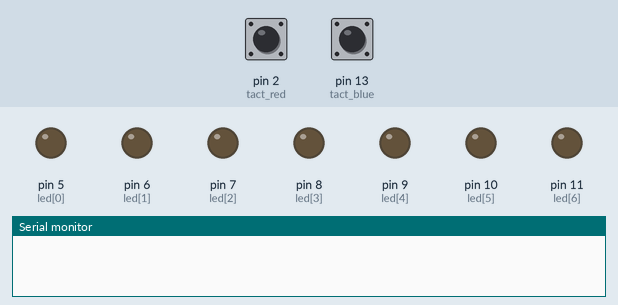
Simulated run of this sketch. Board: Arduino Uno, built with avr-gcc and run on an emulated ATmega328P. Parts: output pins drawn as LEDs (lit = HIGH), the last lines printed to the serial monitor. Dashed ring = blinking. The test bench sets the inputs (shaded band); at power-on: pin 2 (tact_red) HIGH, pin 13 (tact_blue) HIGH.

Above: at 1.3 s.
1.4 s: pin 2 (tact_red) pulled LOW for 1 s
At 3.2 s:
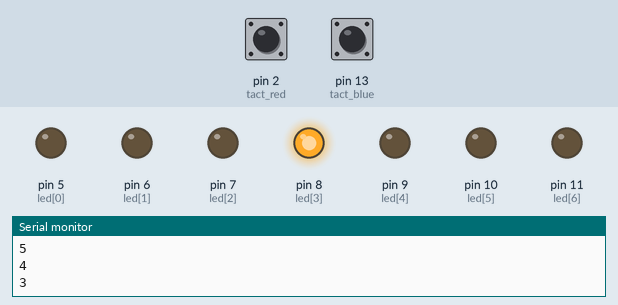
3.9 s: pin 13 (tact_blue) pulled LOW for 1 s
At 5.9 s:
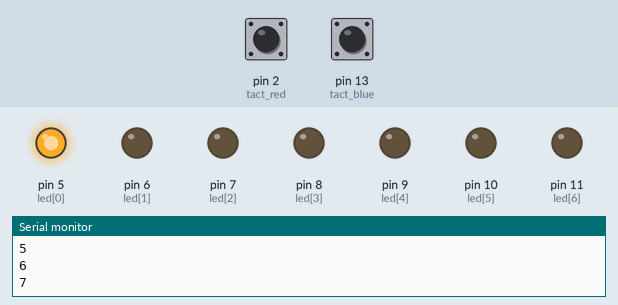
6.5 s: pin 13 (tact_blue) pulled LOW for 0.3 s
At 7.9 s:
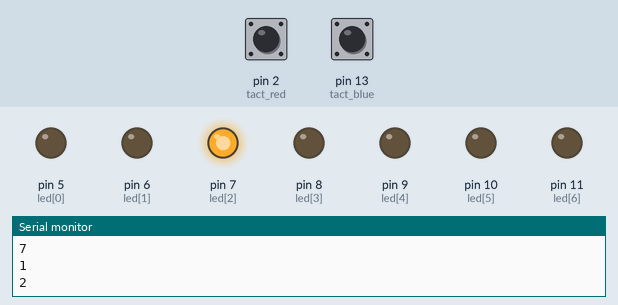
8.3 s: pin 13 (tact_blue) pulled LOW for 3.2 s
At 8.87 s:
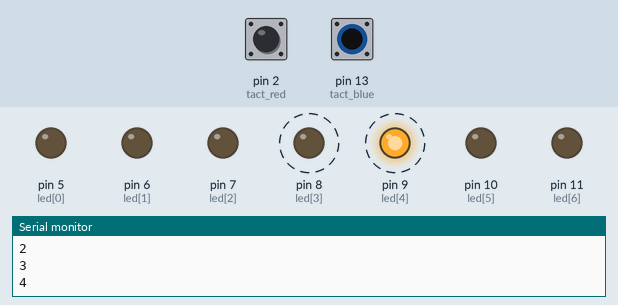
13.0 s: pin 2 (tact_red) pulled LOW for 0.3 s
At 14.1 s:
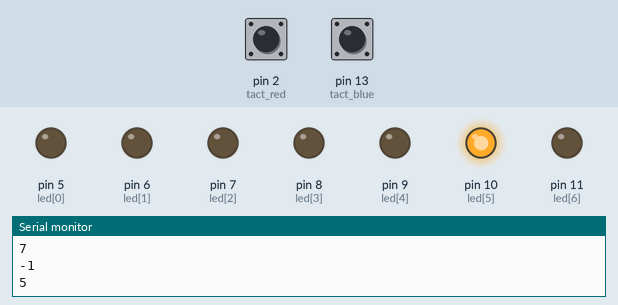
Timing chart, 0 to 15.8 s (numbered marks = the images above; inputs shaded):
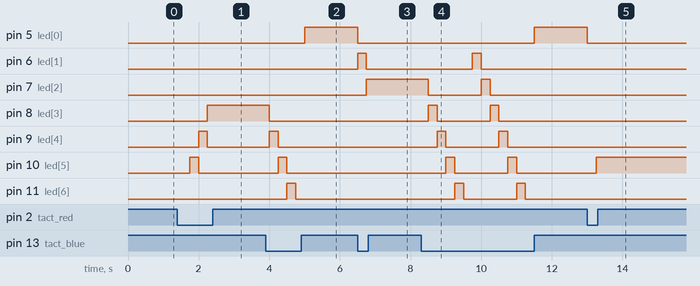

Measured:
- after the input at 1.4 s, pin 8 (led[3]): LOW → HIGH after 0.85 s; pin 9 (led[4]): LOW → HIGH after 0.60 s, → LOW 0.25 s later; pin 10 (led[5]): LOW → HIGH after 0.35 s, → LOW 0.25 s later
- after the input at 3.9 s, pin 5 (led[0]): LOW → HIGH after 1.1 s; pin 8 (led[3]): HIGH → LOW after 0.10 s; pin 9 (led[4]): LOW → HIGH after 0.10 s, → LOW 0.25 s later; pin 10 (led[5]): LOW → HIGH after 0.35 s, → LOW 0.25 s later; pin 11 (led[6]): LOW → HIGH after 0.60 s, → LOW 0.25 s later
- after the input at 6.5 s, pin 5 (led[0]): HIGH → LOW at once; pin 6 (led[1]): LOW → HIGH at once, → LOW 0.25 s later; pin 7 (led[2]): LOW → HIGH after 0.25 s
- after the input at 8.3 s, pin 5 (led[0]): LOW → HIGH after 3.2 s; pin 6 (led[1]): LOW → HIGH after 1.5 s, → LOW 0.25 s later
- after the input at 13.0 s, pin 5 (led[0]): HIGH → LOW at once; pin 10 (led[5]): LOW → HIGH after 0.25 s

The sketch:

hw3.ino
```cpp
//2021112030 황지민

int tact_blue=13;
int tact_red=2;
int led[]={5,6,7,8,9,10,11};
int count=0;


void setup() {
  Serial.begin(9600);
  for(int i=0;i<7;i++){
    pinMode(led[i],OUTPUT);
  }
  pinMode(tact_blue,INPUT_PULLUP);
  pinMode(tact_red,INPUT_PULLUP);


}


void loop() {
if(count<0||count>6){
  int a =(count<0)?6:0;
  count = a;
  showLight(count);
}
if(digitalRead(tact_blue)==LOW){
  count ++;
  Serial.println(count);
  showLight(count);
}
else if(digitalRead(tact_red)==LOW){
  count --;
  Serial.println(count);
  showLight(count);
}
delay(250);

}

void showLight(int a){
  for(int i=0;i<7;i++){
    if (a==i) digitalWrite(led[i],HIGH);
    else digitalWrite(led[i],LOW);
    }
}
```
